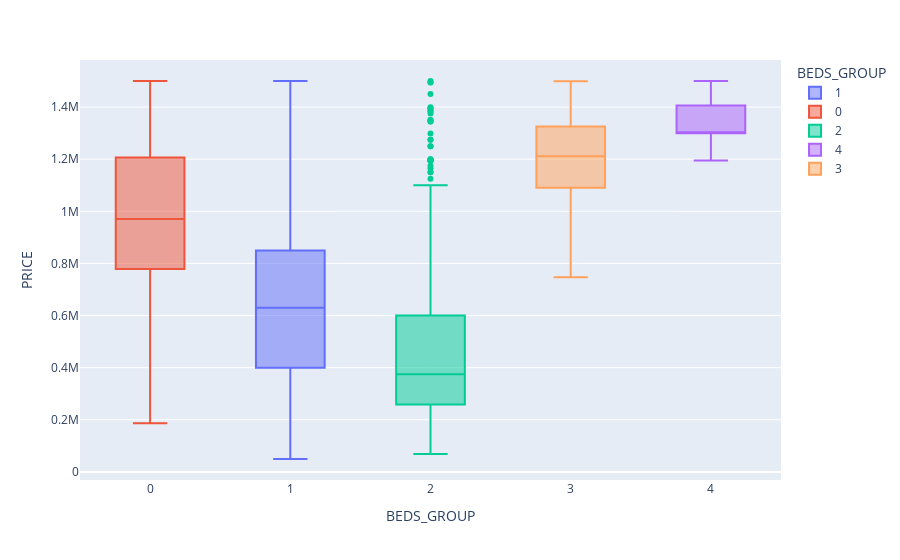

The notebook cell saved with this chart:
### Code cell
# Get average price per bath type
bed_price = df.groupby('BEDS')['PRICE'].mean().reset_index()

# Reshape price for clustering
X = bed_price['PRICE'].values.reshape(-1, 1)

# Cluster into 5 groups
kmeans = KMeans(n_clusters=5, random_state=rs).fit(X)
bed_price['BEDS_GROUP'] = kmeans.labels_

# Map back
bed_group_map = dict(zip(bed_price['BEDS'], bed_price['BEDS_GROUP']))
df['BEDS_GROUP'] = df['BEDS'].map(bed_group_map)



fig = px.box(data_frame=df, x = 'BEDS_GROUP', y = 'PRICE' , color= 'BEDS_GROUP' )
fig.show()

### Figure 1 — Plotly figure (JSON) as saved in the notebook; plotly's stock layout.template omitted (floating-point values rounded to 4 significant figures; data arrays with more than 128 entries replaced by an {"elided": "..."} marker saying what was removed)
{"data": [{"alignmentgroup": "True", "hovertemplate": "BEDS_GROUP=%{x}<br>PRICE=%{y}<extra></extra>", "legendgroup": "1", "marker": {"color": "#636efa"}, "name": "1", "notched": false, "offsetgroup": "1", "orientation": "v", "showlegend": true, "type": "box", "x": {"elided": "1768 int values"}, "x0": " ", "xaxis": "x", "y": {"elided": "1768 int values"}, "y0": " ", "yaxis": "y"}, {"alignmentgroup": "True", "hovertemplate": "BEDS_GROUP=%{x}<br>PRICE=%{y}<extra></extra>", "legendgroup": "0", "marker": {"color": "#EF553B"}, "name": "0", "notched": false, "offsetgroup": "0", "orientation": "v", "showlegend": true, "type": "box", "x": {"elided": "733 int values"}, "x0": " ", "xaxis": "x", "y": {"elided": "733 int values"}, "y0": " ", "yaxis": "y"}, {"alignmentgroup": "True", "hovertemplate": "BEDS_GROUP=%{x}<br>PRICE=%{y}<extra></extra>", "legendgroup": "2", "marker": {"color": "#00cc96"}, "name": "2", "notched": false, "offsetgroup": "2", "orientation": "v", "showlegend": true, "type": "box", "x": {"elided": "745 int values"}, "x0": " ", "xaxis": "x", "y": {"elided": "745 int values"}, "y0": " ", "yaxis": "y"}, {"alignmentgroup": "True", "hovertemplate": "BEDS_GROUP=%{x}<br>PRICE=%{y}<extra></extra>", "legendgroup": "4", "marker": {"color": "#ab63fa"}, "name": "4", "notched": false, "offsetgroup": "4", "orientation": "v", "showlegend": true, "type": "box", "x": [4, 4, 4, 4, 4, 4, 4, 4, 4], "x0": " ", "xaxis": "x", "y": [1299888, 1300000, 1350000, 1375000, 1300000, 1299000, 1500000, 1500000, 1195000], "y0": " ", "yaxis": "y"}, {"alignmentgroup": "True", "hovertemplate": "BEDS_GROUP=%{x}<br>PRICE=%{y}<extra></extra>", "legendgroup": "3", "marker": {"color": "#FFA15A"}, "name": "3", "notched": false, "offsetgroup": "3", "orientation": "v", "showlegend": true, "type": "box", "x": [3, 3, 3, 3, 3, 3, 3, 3, 3, 3, 3, 3, 3, 3, 3, 3, 3, 3, 3, 3, 3, 3, 3, 3, 3, 3, 3, 3, 3, 3, 3, 3, 3, 3, 3, 3, 3, 3, 3, 3, 3, 3, 3, 3, 3, 3], "x0": " ", "xaxis": "x", "y": [1299888, 1100000, 1150000, 1499000, 1499000, 1188888, 950000, 825000, 1300000, 1498000, 1195000, 1175000, 998000, 1195000, 940000, 1499000, 999000, 747000, 1299000, 1150000, 1250000, 1090000, 1215000, 1450000, 1299000, 1279000, 875000, 1280000, 1399000, 1359000, 1149000, 829000, 980000, 1208000, 1398000, 1299999, 1250000, 1325000, 1350000, 1100000, 1215000, 1400000, 950000, 749999, 1200000, 1380000], "y0": " ", "yaxis": "y"}], "layout": {"boxmode": "overlay", "legend": {"title": {"text": "BEDS_GROUP"}, "tracegroupgap": 0}, "margin": {"t": 60}, "xaxis": {"anchor": "y", "categoryarray": [1, 0, 2, 4, 3], "categoryorder": "array", "domain": [0, 1], "title": {"text": "BEDS_GROUP"}}, "yaxis": {"anchor": "x", "domain": [0, 1], "title": {"text": "PRICE"}}}}
